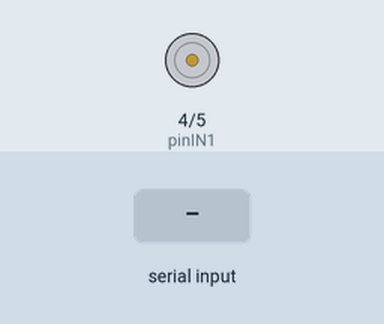
This sketch was run on a simulated Arduino Uno, built with avr-gcc and run on an emulated ATmega328P. Parts: motor-driver pin pairs drawn as motors (green arrow = first pin HIGH = forward, orange = second pin HIGH = backward, longer = more drive, scaled by the enable pin). The inputs (shaded band) are chosen by the test bench. What the sketch prints to the serial monitor is not drawn.

Above: at 1.2 s.
1.3 s: "90,45\n" received over Serial
2.8 s: "h90\n" received over Serial
4.3 s: "a90\n" received over Serial
5.8 s: "30,150\n" received over Serial
At 6.2 s:
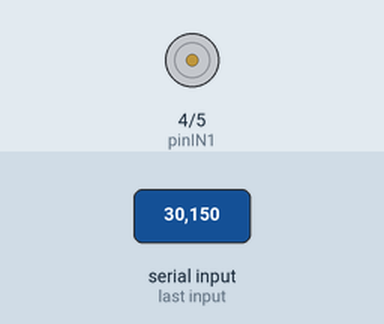
7.3 s: "200\n" received over Serial
8.8 s: "5\n" received over Serial
At 9.9 s:
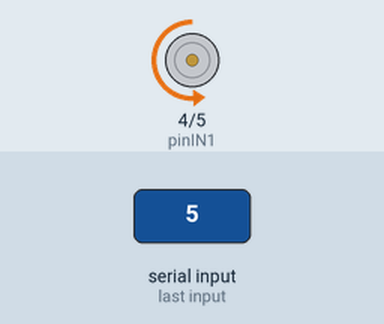
Timing chart, 0 to 11.3 s (numbered marks = the images above; inputs shaded):
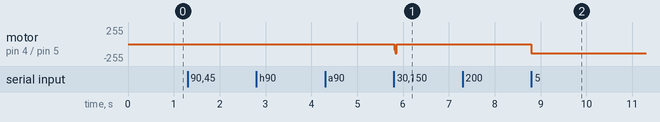

Measured:
- after the input at 5.8 s, motor on pin 4 (pinIN1) / pin 5 (pinIN2): stopped → backward 85/255 at once, → backward 141/255 0.03 s later, → stopped 0.03 s later
- after the input at 8.8 s, motor on pin 4 (pinIN1) / pin 5 (pinIN2): stopped → backward 141/255 at once

The sketch:

motor.ino
```cpp
const int pinIN1 = 4;   // Sentido horario
const int pinIN2 = 5;   // Sentido antihorario
const int pinENA = 6;   // PWM

int velocidad = 255;    // Velocidad por defecto (máxima)
char comando;

void setup() {
  pinMode(pinIN1, OUTPUT);
  pinMode(pinIN2, OUTPUT);
  pinMode(pinENA, OUTPUT);

  Serial.begin(9600);
  Serial.println("Listo. Envia 'h' (horario), 'a' (antihorario), '0'–'9' (velocidad)");
}

void loop() {
  if (Serial.available() > 0) {
    comando = Serial.read();

    if (comando == 'h') {
      digitalWrite(pinIN1, HIGH);
      digitalWrite(pinIN2, LOW);
      Serial.println("Giro horario");
    } else if (comando == 'a') {
      digitalWrite(pinIN1, LOW);
      digitalWrite(pinIN2, HIGH);
      Serial.println("Giro antihorario");
    } else if (comando >= '0' && comando <= '9') {
      // Mapea '0'-'9' a 0–255
      velocidad = map(comando - '0', 0, 9, 0, 255);
      analogWrite(pinENA, velocidad);
      Serial.print("Velocidad ajustada a: ");
      Serial.println(velocidad);
    } else {
      Serial.println("Comando no válido");
    }
  }
}
```
